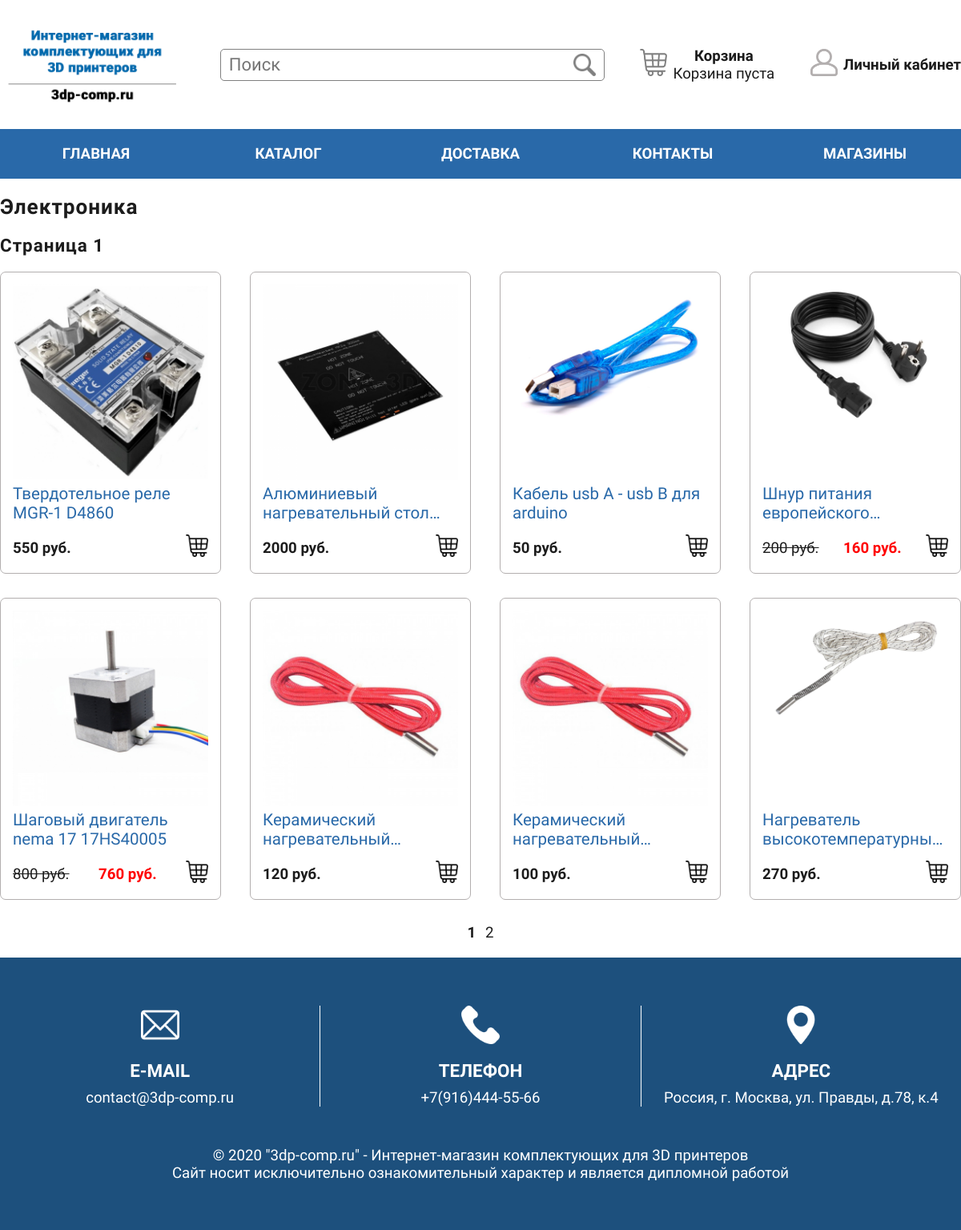
The page /catalog/electronic on the database its author committed.
### tables this page shows
CREATE TABLE IF NOT EXISTS `categories` (
  `id` int(11) NOT NULL,
  `name` varchar(32) NOT NULL,
  `title` varchar(32) NOT NULL,
  `image` varchar(32) NOT NULL
);

CREATE TABLE IF NOT EXISTS `items` (
  `id` int(11) NOT NULL,
  `category_id` int(11) NOT NULL,
  `title` varchar(64) NOT NULL,
  `description` varchar(2048) NOT NULL DEFAULT 'Описание отсутствует',
  `image` varchar(128) NOT NULL
);

### core/db.php (called while the page is built, shortened)
<?php
    $dbLink = mysqli_connect(DB_HOSTNAME, DB_USERNAME, DB_PASSWORD, DB_NAME);
    mysqli_query($dbLink, "SET NAMES UTF8");
    function getCategoryByName($name = "") {
        global $dbLink;
        $query = sprintf("SELECT * FROM categories WHERE name = '%s'", $name);
        return mysqli_fetch_assoc(mysqli_query($dbLink, $query));
    }
    function getCountItemsInCategoryID($category_id) {
        global $dbLink;
        $items = [];
        $query = "SELECT * FROM items WHERE category_id = %d";
        $query = sprintf($query, $category_id);
        $result = mysqli_query($dbLink, $query);
        if(mysqli_num_rows($result) > 0)
            return mysqli_num_rows($result);
        else return false;
    }
    function getItemsByCategoryID($category_id, $start = 0, $order_by = "id", $order_type = "DESC") {
        global $dbLink;
        $items = [];
        $query = "SELECT * FROM items WHERE category_id = %d ORDER BY %s %s LIMIT %d, %d";
        $query = sprintf($query, $category_id, $order_by, $order_type, $start, ITEMS_PER_PAGE);
        $result = mysqli_query($dbLink, $query);
        if(mysqli_num_rows($result)) {
            while($row = mysqli_fetch_assoc($result)) {
                $query = sprintf("SELECT * FROM item_price WHERE item_id = %d", $row["id"]);
                $result2 = mysqli_query($dbLink, $query);
                while($row2 = mysqli_fetch_assoc($result2)) array_push($items, $row + $row2);
            }
            return $items;
        }
        else return false;
    }
?>

### templates/catalog/show_category.php (the view, shortened to what this page needs)
<?php
    $data = $_GET;
    $categoryInfo = getCategoryByName($param);
    $items = getItemsByCategoryID($categoryInfo["id"], @$data["page"] * ITEMS_PER_PAGE);
    $pages = ceil(getCountItemsInCategoryID($categoryInfo["id"]) / ITEMS_PER_PAGE);
    if(!empty($items)):?>
        <h1 class="block-title"><?=$categoryInfo["title"]?></h1>
        <h1 class="block-subtitle">Страница <?=@$data["page"]+1?></h1>
        <div class="block-items">
            <?php foreach($items as $item): ?>
                <div>
                    <a href="/item/<?=$item["id"]?>" class="item-image">
                        <img src="/uploads/items/<?=$item["image"]?>">
                    </a>
                    <div class="description">
                        <a class="item-title limit-length" href="/item/<?=$item["id"]?>" title="<?=$item["title"]?>">
                            <?=$item["title"]?>
                        </a>
                        <?php if($item["old_price"] != 0):?>
                            <div class="item-price-old">
                                <?=$item["old_price"]?> руб.
                            </div>
                            <div class="item-price item-price-new">
                                <?=$item["price"]?> руб.
                            </div>
                        <?php else: ?>
                            <div class="item-price">
                                <?=$item["price"]?> руб.
                            </div>
                        <?php endif; ?>
                        <a class="item-add" id="add-to-cart" data-item-id="<?=$item["id"]?>" title="Добавить в корзину">
                            <img src="/uploads/system/cart_black.png">
                        </a>
                    </div>
                </div>
            <?php endforeach; ?>
        </div>
        <div class="items-pagination">
            <?php for($i = 1; $i < $pages + 1; $i++): ?>
                <a href="?page=<?=$i-1?>" id="loadMoreItems" title="Перейти к странице <?=$i?>" data-page-id="<?=$i?>">
                    <?=preg_replace("/".(@$data["page"] + 1)."/i", "<b>$0</b>", $i)?>
                </a>
            <?php endfor; ?>
        </div>
    <?php endif; ?>

### index.php (shortened to what this page needs)
<?php
    require_once __DIR__."/core/db.php";
    $routes = require_once __DIR__."/core/routes.php";
    $requestURL = substr($_SERVER['REQUEST_URI'], 1);
    foreach($routes as $route) {
        if(preg_match($route["path"], $requestURL, $matches)) {
            $param = "";
            $pathInfo = pathinfo($requestURL);
            if(isset($pathInfo["dirname"]) && $pathInfo["dirname"] !== "." && $pathInfo["dirname"] !== $pathInfo["filename"]) {
                $pos = strpos($pathInfo["filename"], "?");
                if($pos !== false) $param = substr($pathInfo["filename"], 0, $pos);
                else $param = $pathInfo["filename"];
            }
            renderPage($route["template"], $route["action"], $param, $route["title"]);
            break;
        }
    }
    exit;
    function renderPage($template, $action, $param, $title = "") {
        $template = __DIR__."/templates/".$template."/".$action.".php";
        if(file_exists($template)) {
            require_once $template;
            $mainTemplate = __DIR__."/templates/.main/index.php";
            if(file_exists($mainTemplate)) require_once $mainTemplate;
            else die("Error: Main template not found");
        }
        else die("Error: Template or action not found");
    }
    function loadModule($module) {
        $dir = __DIR__."/modules/".$module."/index.php";
        if(file_exists($dir)) require_once $dir;
        else die("Error: Module \"".$module."\" on path \"".$dir."\" not found");
    }
?>

### templates/.main/style.css (style rules this page uses)
* { padding: 0; margin: 0; font-family: 'Roboto Condensed', sans-serif; font-size: 14pt; color: #1C1C1C; }
a, a:active, a:hover { text-decoration: none; color: inherit; }
.block-title { font-size: 1.4em; letter-spacing: 1px; margin-top: 20px; margin-bottom: 20px; }
.block-subtitle { font-size: 1.2em; letter-spacing: 1px; margin-top: 20px; margin-bottom: 20px; }
.block-items { display: flex; justify-content: flex-start; flex-wrap: wrap; }
.block-items > div { display: flex; flex-direction: column; justify-content: space-between; padding: 15px; width: calc(100% / 4 - 3% + 1%); border: 1px solid #b3afaf; border-radius: 7px; margin-bottom: 30px; margin-right: 3%; box-sizing: border-box; }
.block-items > div .item-image { width: 100%; margin: 0 auto; }
.block-items > div .item-image img { width: 100%; }
.block-items > div .description { display: flex; justify-content: space-between; align-items: center; flex-wrap: wrap; }
.block-items > div .description .item-title { width: 100%; margin-bottom: 15px; font-size: 1.1em; color: #2969A9; text-overflow: ellipsis; line-clamp: 2; }
.block-items > div .description .item-price { font-weight: bold; }
.block-items > div .description .item-price-new { color: red; }
.block-items > div .description .item-price-old { text-decoration: line-through; }
.block-items > div .description .item-add { width: 28px; }
.block-items > div .description .item-add img { width: 100%; }
.block-items > div:nth-child(4), .block-items > div:last-child { width: calc(100% / 4 - 3%); margin-right: 0; }
.items-pagination { display: flex; justify-content: center; margin-bottom: 20px; }
.items-pagination a { margin-right: 12px; }
.items-pagination a:last-child { margin-right: 0; }
.limit-length { overflow: hidden; text-overflow: ellipsis; display: -webkit-box; line-height: 24px; max-height: 48px; -webkit-line-clamp: 2; -webkit-box-orient: vertical; }

### rows shown on the page
categories: title "Электроника"
items: image (picture), title "Твердотельное реле MGR-1 D4860", price "550"
items: image (picture), title "Алюминиевый нагревательный…", price "2000"
items: image (picture), title "Кабель usb A - usb B для arduino", price "50"
items: image (picture), title "Шнур питания…", old_price "200", price "160"
items: image (picture), title "Шаговый двигатель nema 17 17HS40005", old_price "800", price "760"
items: image (picture), title "Керамический…", price "120"
items: image (picture), title "Керамический…", price "100"
items: image (picture), title "Нагреватель…", price "270"

### other values the page prints
preg_replace("/".(@$data["page"] + 1)."/i", "<b>$0</b>", $i) "1"
preg_replace("/".(@$data["page"] + 1)."/i", "<b>$0</b>", $i) "2"
